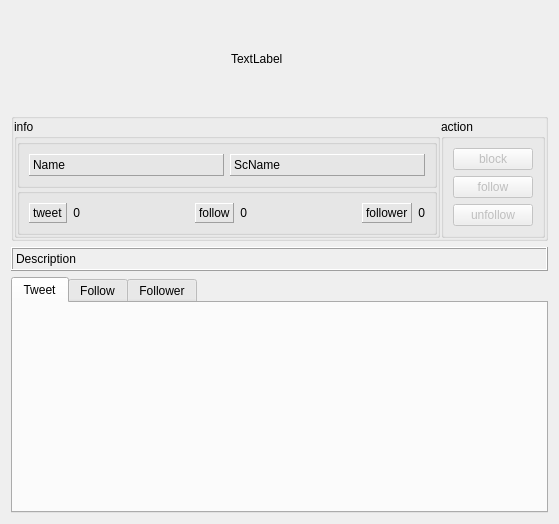
<?xml version="1.0" encoding="UTF-8"?>
<ui version="4.0">
 <class>DlgUser</class>
 <widget class="QWidget" name="DlgUser">
  <property name="geometry">
   <rect>
    <x>0</x>
    <y>0</y>
    <width>559</width>
    <height>524</height>
   </rect>
  </property>
  <property name="sizePolicy">
   <sizepolicy hsizetype="Preferred" vsizetype="Preferred">
    <horstretch>0</horstretch>
    <verstretch>0</verstretch>
   </sizepolicy>
  </property>
  <property name="maximumSize">
   <size>
    <width>600</width>
    <height>524</height>
   </size>
  </property>
  <property name="windowTitle">
   <string>user info</string>
  </property>
  <layout class="QVBoxLayout" name="verticalLayout_3" stretch="0,1,2,2">
   <item alignment="Qt::AlignHCenter">
    <widget class="QLabel" name="lbIcon">
     <property name="sizePolicy">
      <sizepolicy hsizetype="Preferred" vsizetype="Preferred">
       <horstretch>0</horstretch>
       <verstretch>0</verstretch>
      </sizepolicy>
     </property>
     <property name="minimumSize">
      <size>
       <width>96</width>
       <height>96</height>
      </size>
     </property>
     <property name="text">
      <string>TextLabel</string>
     </property>
    </widget>
   </item>
   <item>
    <widget class="QGroupBox" name="grInfo">
     <property name="title">
      <string/>
     </property>
     <property name="flat">
      <bool>true</bool>
     </property>
     <layout class="QHBoxLayout" name="horizontalLayout_4">
      <property name="spacing">
       <number>1</number>
      </property>
      <property name="margin">
       <number>0</number>
      </property>
      <item>
       <widget class="QGroupBox" name="grInfoView">
        <property name="title">
         <string>info</string>
        </property>
        <property name="flat">
         <bool>false</bool>
        </property>
        <layout class="QVBoxLayout" name="verticalLayout">
         <property name="spacing">
          <number>0</number>
         </property>
         <property name="margin">
          <number>0</number>
         </property>
         <item>
          <widget class="QGroupBox" name="grName">
           <property name="title">
            <string/>
           </property>
           <property name="flat">
            <bool>true</bool>
           </property>
           <layout class="QHBoxLayout" name="horizontalLayout_3">
            <item>
             <widget class="QLabel" name="lbName">
              <property name="sizePolicy">
               <sizepolicy hsizetype="Preferred" vsizetype="Expanding">
                <horstretch>0</horstretch>
                <verstretch>0</verstretch>
               </sizepolicy>
              </property>
              <property name="frameShape">
               <enum>QFrame::Panel</enum>
              </property>
              <property name="frameShadow">
               <enum>QFrame::Raised</enum>
              </property>
              <property name="text">
               <string>Name</string>
              </property>
             </widget>
            </item>
            <item>
             <widget class="QLabel" name="lbScName">
              <property name="sizePolicy">
               <sizepolicy hsizetype="Preferred" vsizetype="Expanding">
                <horstretch>0</horstretch>
                <verstretch>0</verstretch>
               </sizepolicy>
              </property>
              <property name="frameShape">
               <enum>QFrame::Panel</enum>
              </property>
              <property name="frameShadow">
               <enum>QFrame::Raised</enum>
              </property>
              <property name="text">
               <string>ScName</string>
              </property>
             </widget>
            </item>
           </layout>
          </widget>
         </item>
         <item>
          <widget class="QGroupBox" name="grCounter">
           <property name="title">
            <string/>
           </property>
           <property name="flat">
            <bool>true</bool>
           </property>
           <property name="checkable">
            <bool>false</bool>
           </property>
           <layout class="QHBoxLayout" name="horizontalLayout_2">
            <item>
             <widget class="QLabel" name="lbTweet">
              <property name="sizePolicy">
               <sizepolicy hsizetype="Maximum" vsizetype="Preferred">
                <horstretch>0</horstretch>
                <verstretch>0</verstretch>
               </sizepolicy>
              </property>
              <property name="frameShape">
               <enum>QFrame::Panel</enum>
              </property>
              <property name="frameShadow">
               <enum>QFrame::Raised</enum>
              </property>
              <property name="text">
               <string>tweet</string>
              </property>
             </widget>
            </item>
            <item>
             <widget class="QLabel" name="lbNTweets">
              <property name="frameShape">
               <enum>QFrame::NoFrame</enum>
              </property>
              <property name="frameShadow">
               <enum>QFrame::Plain</enum>
              </property>
              <property name="lineWidth">
               <number>1</number>
              </property>
              <property name="midLineWidth">
               <number>0</number>
              </property>
              <property name="text">
               <string>0</string>
              </property>
              <property name="textFormat">
               <enum>Qt::PlainText</enum>
              </property>
              <property name="alignment">
               <set>Qt::AlignRight|Qt::AlignTrailing|Qt::AlignVCenter</set>
              </property>
             </widget>
            </item>
            <item>
             <spacer name="horizontalSpacer">
              <property name="orientation">
               <enum>Qt::Horizontal</enum>
              </property>
              <property name="sizeHint" stdset="0">
               <size>
                <width>40</width>
                <height>20</height>
               </size>
              </property>
             </spacer>
            </item>
            <item>
             <widget class="QLabel" name="lbFollow">
              <property name="sizePolicy">
               <sizepolicy hsizetype="Maximum" vsizetype="Preferred">
                <horstretch>0</horstretch>
                <verstretch>0</verstretch>
               </sizepolicy>
              </property>
              <property name="frameShape">
               <enum>QFrame::Panel</enum>
              </property>
              <property name="frameShadow">
               <enum>QFrame::Raised</enum>
              </property>
              <property name="text">
               <string>follow</string>
              </property>
             </widget>
            </item>
            <item>
             <widget class="QLabel" name="lbNFollow">
              <property name="frameShape">
               <enum>QFrame::NoFrame</enum>
              </property>
              <property name="frameShadow">
               <enum>QFrame::Plain</enum>
              </property>
              <property name="lineWidth">
               <number>1</number>
              </property>
              <property name="midLineWidth">
               <number>0</number>
              </property>
              <property name="text">
               <string>0</string>
              </property>
              <property name="textFormat">
               <enum>Qt::PlainText</enum>
              </property>
              <property name="alignment">
               <set>Qt::AlignRight|Qt::AlignTrailing|Qt::AlignVCenter</set>
              </property>
             </widget>
            </item>
            <item>
             <spacer name="horizontalSpacer_2">
              <property name="orientation">
               <enum>Qt::Horizontal</enum>
              </property>
              <property name="sizeHint" stdset="0">
               <size>
                <width>40</width>
                <height>20</height>
               </size>
              </property>
             </spacer>
            </item>
            <item>
             <widget class="QLabel" name="lbFollow_2">
              <property name="sizePolicy">
               <sizepolicy hsizetype="Maximum" vsizetype="Preferred">
                <horstretch>0</horstretch>
                <verstretch>0</verstretch>
               </sizepolicy>
              </property>
              <property name="frameShape">
               <enum>QFrame::Panel</enum>
              </property>
              <property name="frameShadow">
               <enum>QFrame::Raised</enum>
              </property>
              <property name="text">
               <string>follower</string>
              </property>
             </widget>
            </item>
            <item>
             <widget class="QLabel" name="lbNFollower">
              <property name="frameShape">
               <enum>QFrame::NoFrame</enum>
              </property>
              <property name="frameShadow">
               <enum>QFrame::Plain</enum>
              </property>
              <property name="lineWidth">
               <number>1</number>
              </property>
              <property name="midLineWidth">
               <number>0</number>
              </property>
              <property name="text">
               <string>0</string>
              </property>
              <property name="textFormat">
               <enum>Qt::PlainText</enum>
              </property>
              <property name="alignment">
               <set>Qt::AlignRight|Qt::AlignTrailing|Qt::AlignVCenter</set>
              </property>
             </widget>
            </item>
           </layout>
          </widget>
         </item>
        </layout>
       </widget>
      </item>
      <item>
       <widget class="QGroupBox" name="grAction">
        <property name="title">
         <string>action</string>
        </property>
        <layout class="QVBoxLayout" name="verticalLayout_2">
         <item>
          <widget class="QPushButton" name="btnBlock">
           <property name="enabled">
            <bool>false</bool>
           </property>
           <property name="text">
            <string>block</string>
           </property>
          </widget>
         </item>
         <item>
          <widget class="QPushButton" name="btnFollow">
           <property name="enabled">
            <bool>false</bool>
           </property>
           <property name="text">
            <string>follow</string>
           </property>
          </widget>
         </item>
         <item>
          <widget class="QPushButton" name="btnUnfollow">
           <property name="enabled">
            <bool>false</bool>
           </property>
           <property name="text">
            <string>unfollow</string>
           </property>
          </widget>
         </item>
        </layout>
       </widget>
      </item>
     </layout>
    </widget>
   </item>
   <item>
    <widget class="QLabel" name="lbDescription">
     <property name="sizePolicy">
      <sizepolicy hsizetype="Preferred" vsizetype="Maximum">
       <horstretch>0</horstretch>
       <verstretch>0</verstretch>
      </sizepolicy>
     </property>
     <property name="frameShape">
      <enum>QFrame::Box</enum>
     </property>
     <property name="frameShadow">
      <enum>QFrame::Raised</enum>
     </property>
     <property name="text">
      <string>Description</string>
     </property>
     <property name="alignment">
      <set>Qt::AlignLeading|Qt::AlignLeft|Qt::AlignTop</set>
     </property>
     <property name="wordWrap">
      <bool>true</bool>
     </property>
    </widget>
   </item>
   <item>
    <widget class="QTabWidget" name="TabFollow">
     <property name="currentIndex">
      <number>0</number>
     </property>
     <widget class="TwqUserTL" name="tabTweet">
      <attribute name="title">
       <string>Tweet</string>
      </attribute>
     </widget>
     <widget class="QWidget" name="tabFollow">
      <attribute name="title">
       <string>Follow</string>
      </attribute>
     </widget>
     <widget class="QWidget" name="tabFollower">
      <attribute name="title">
       <string>Follower</string>
      </attribute>
     </widget>
    </widget>
   </item>
  </layout>
 </widget>
 <customwidgets>
  <customwidget>
   <class>TwqUserTL</class>
   <extends>QWidget</extends>
   <header>twqtlvariant.h</header>
   <container>1</container>
  </customwidget>
 </customwidgets>
 <resources/>
 <connections/>
</ui>
